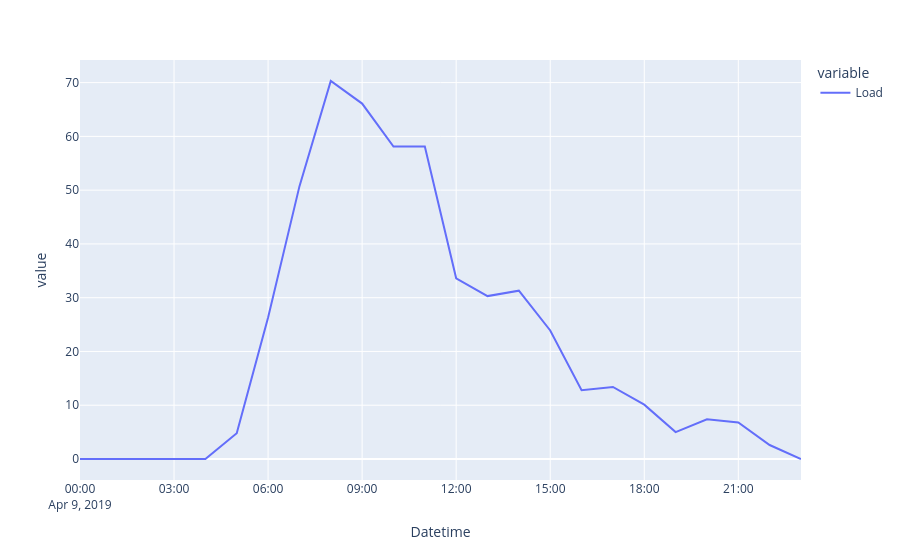

The notebook cell this image was saved under:
### Markdown cell above
For a few missing data use "persistence" (`ffill`)

### Code cell
data = data.ffill()

data.loc['2019-4-9'].plot()

### Figure 1 — Plotly figure (JSON) as saved in the notebook; plotly's stock layout.template omitted (floating-point values rounded to 4 significant figures)
{"data": [{"hovertemplate": "variable=Load<br>Datetime=%{x}<br>value=%{y}<extra></extra>", "legendgroup": "Load", "line": {"color": "#636efa", "dash": "solid"}, "marker": {"symbol": "circle"}, "mode": "lines", "name": "Load", "orientation": "v", "showlegend": true, "type": "scatter", "x": ["2019-04-09T00:00:00", "2019-04-09T01:00:00", "2019-04-09T02:00:00", "2019-04-09T03:00:00", "2019-04-09T04:00:00", "2019-04-09T05:00:00", "2019-04-09T06:00:00", "2019-04-09T07:00:00", "2019-04-09T08:00:00", "2019-04-09T09:00:00", "2019-04-09T10:00:00", "2019-04-09T11:00:00", "2019-04-09T12:00:00", "2019-04-09T13:00:00", "2019-04-09T14:00:00", "2019-04-09T15:00:00", "2019-04-09T16:00:00", "2019-04-09T17:00:00", "2019-04-09T18:00:00", "2019-04-09T19:00:00", "2019-04-09T20:00:00", "2019-04-09T21:00:00", "2019-04-09T22:00:00", "2019-04-09T23:00:00"], "xaxis": "x", "y": [0, 0, 0, 0, 0, 4.8, 26.3, 50.7, 70.3, 66.1, 58.1, 58.1, 33.6, 30.3, 31.3, 23.9, 12.8, 13.4, 10.1, 5, 7.4, 6.8, 2.6, 0], "yaxis": "y"}], "layout": {"legend": {"title": {"text": "variable"}, "tracegroupgap": 0}, "margin": {"t": 60}, "xaxis": {"anchor": "y", "domain": [0, 1], "title": {"text": "Datetime"}}, "yaxis": {"anchor": "x", "domain": [0, 1], "title": {"text": "value"}}}}
